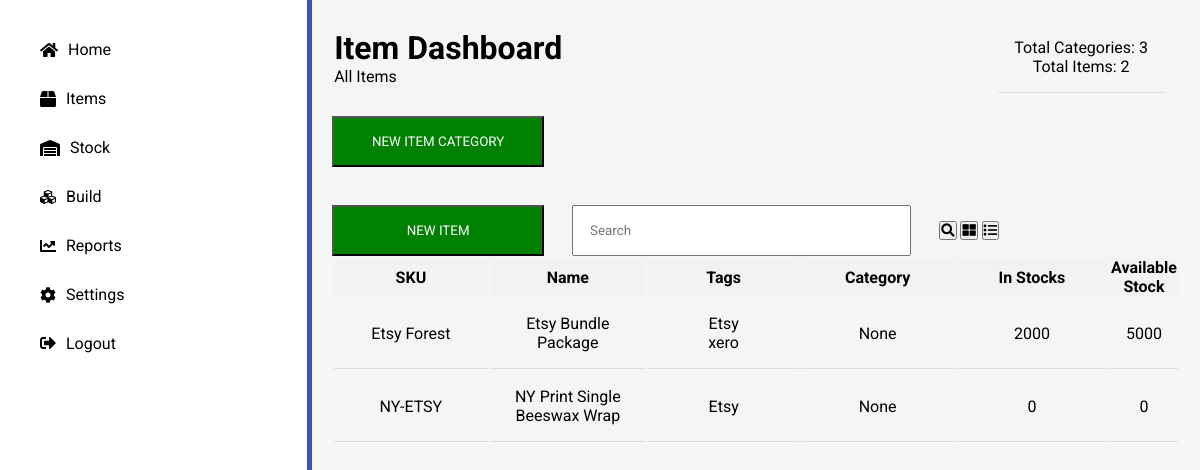
/home/ (signed in), run on an earlier commit of the app's database.
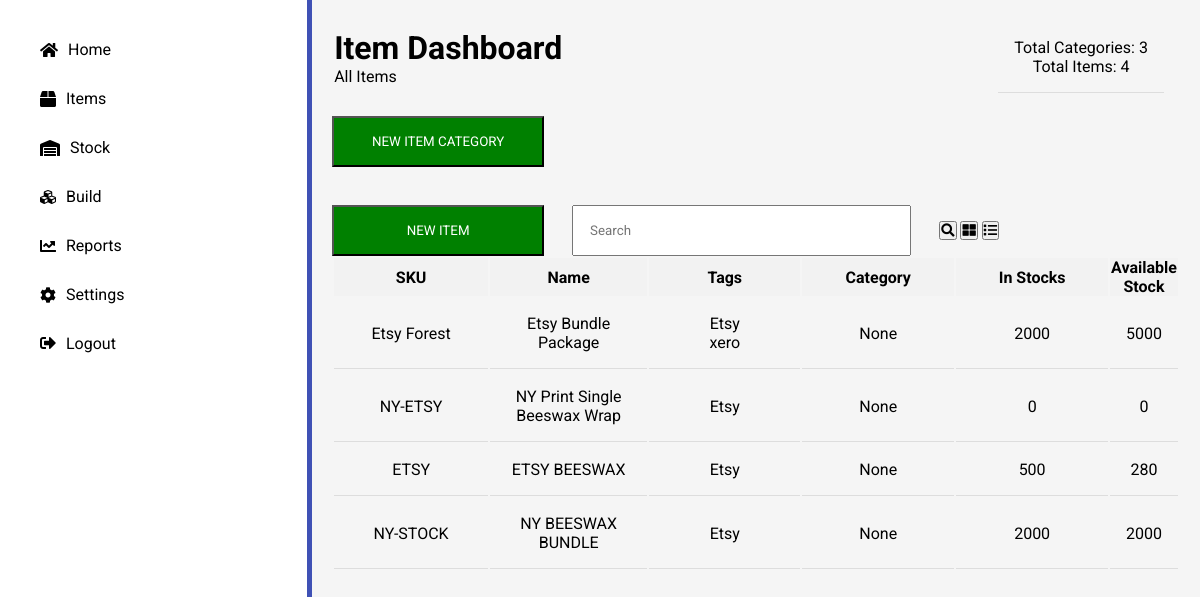
And on a later commit of the database.
### kaizentree/models.py (models this page shows)
class Item(models.Model):
    sku = models.CharField(max_length=250, unique=True)
    name = models.CharField(max_length=250)
    tags = models.ManyToManyField(Tag)
    category = models.ManyToManyField(Category)
    in_stock = models.IntegerField()
    available_stock = models.IntegerField()

class Tag(models.Model):
    name = models.CharField(max_length=250)

### kaizentree/views.py (the view)
# urls.py: path('home/', dashboard, name='home'),
@login_required
def dashboard(request):
    items = Item.objects.all()
    category_count = Category.objects.count()
    item_count = Item.objects.count()
    return render(request, 'dashboard.html', {'items': items,'category_count': category_count, 'item_count': item_count})

### templates/dashboard.html (shortened to what this page needs)
<!DOCTYPE html>
<html lang="en">
<head>
    {% load static %}
    <link rel="stylesheet" href="{% static 'kaizentree/dashboard_style.css' %}" >
</head>
<body>
    <div class="container">
      <div class="sidebar">
        <ul class="nav">
          <li class="nav-item"><a href="#"><i class="fas fa-home"></i> Home</a></li>
          <li class="nav-item active"><a href="#"><i class="fas fa-box"></i> Items</a></li>
          <li class="nav-item"><a href="#"><i class="fas fa-warehouse"></i> Stock</a></li>
          <li class="nav-item"><a href="#"><i class="fas fa-cubes"></i> Build</a></li>
          <li class="nav-item"><a href="#"><i class="fas fa-chart-line"></i> Reports</a></li>
          <li class="nav-item"><a href="#"><i class="fas fa-cog"></i> Settings</a></li>
          <li class="nav-item"<button onclick="window.location.href = {% url 'logout' %}"><i class="fas fas fa-sign-out-alt"></i>Logout</button></li>
        </ul>
      </div>
      <div class="main">
        <div class="header">
            <table class=".itemTable">
                <tr>
                   <td lass="item">
                      <h1>Item Dashboard</h1>
                      <p>All Items</p>
                  </td>
                  <td class="item">
                    <div class="stat">
                      <span>Total Categories:</span>
                      <span>{{ category_count }}</span>
                    </div>
                    <div class="stat">
                      <span>Total Items:</span>
                      <span>{{ item_count }}</span>
                    </div>
                  </td>
           </table>
            <br/>
          <div>
            <button class="btn-item-category">NEW ITEM CATEGORY</button>
          </div>
        </div>
        <br/>
        <br/>
        <div class="content">
          <div class="options">
              <button class="btn-item-category">NEW ITEM</button>
              <span class="search">
                  <input type="text" placeholder="Search">
                  <button><i class="fas fa-search"></i></button>
              </span>
            <span class="layout">
              <button><i class="fas fa-th-large"></i></button>
              <button><i class="fas fa-list"></i></button>
            </span>
          </div>
          <table class=".itemTable">
                  <thead>
                      <tr>
                          <th class="tableHeader">SKU</th>
                          <th class="tableHeader">Name</th>
                          <th class="tableHeader">Tags</th>
                          <th class="tableHeader">Category</th>
                          <th class="tableHeader">In Stocks   </th>
                          <th class="tableHeader">Available Stock</th>
                      </tr>
                  </thead>
                  <tbody>
                      {% for item in items %}
                      <tr>
                          <td class="item">{{ item.sku }}</td>
                          <td class="item">{{ item.name }}</td>
                          <td class="item">
                            {% for tag in item.tags.all %}
                                <p>{{ tag.name }}</p>
                            {% endfor %}
                          </td>
                          <td class="item">{{ item.category.name }}</td>
                          <td class="item">{{ item.in_stock }}</td>
                          <td class="item">{{ item.available_stock }}</td>
                      </tr>
                      {% endfor %}
                  </tbody>
              </table>
        </div>
      </div>
    </div>
</body>
</html>

### static/kaizentree/dashboard_style.css (style rules this page uses)
* { font-family: 'Roboto', sans-serif; }
:root { --primary-color: #3f51b5; --secondary-color: #f44336; --background-color: #f5f5f5; --text-color: #212121; --light-text-color: #757575; --white-color: #ffffff; }
* { margin: 0; padding: 0; box-sizing: border-box; }
.container { display: flex; height: 100vh; }
.sidebar { width: 30%; border-right: 5px solid var(--primary-color); }
.nav { list-style: none; padding: 20px; }
.nav-item { margin: 10px 10px; padding:10px; }
.nav-item a { display: flex; align-items: center; color: #000; text-decoration: none; }
.nav-item i { margin-right: 10px; }
.nav-item.active { background-color: rgba(255, 255, 255, 0.1); }
.main { padding:20px; width: 85%; background-color: var(--background-color); overflow-y: auto; }
.item { padding: 16px; text-align: center; border-bottom: 1px solid #ddd; width: calc(100% / 5); }
.tableHeader { background-color: #f2f2f2; }
.btn-item-category { width: 25%; text-align:center; color: white; background-color: green; padding: 16px; }
.search input { margin-left:24px; margin-right:24px; padding: 16px; width:40%; }

What changed in the data, as far as the page shows it:
added Item: sku "ETSY", name "ETSY BEESWAX", category.name "None", in_stock "500", available_stock "280", Tag (name "Etsy")
added Item: sku "NY-STOCK", name "NY BEESWAX BUNDLE", category.name "None", in_stock "2000", available_stock "2000", Tag (name "Etsy")
Also different on the page:
{{ item_count }}: "2" → "4"
